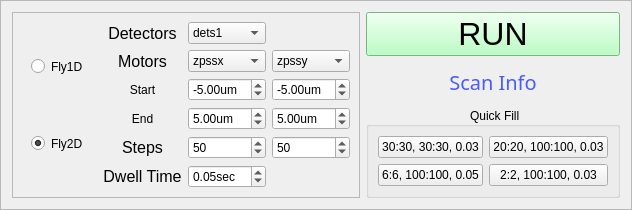
         <widget class="QFrame" name="frame_2">
          <property name="sizePolicy">
           <sizepolicy hsizetype="Preferred" vsizetype="Preferred">
            <horstretch>0</horstretch>
            <verstretch>0</verstretch>
           </sizepolicy>
          </property>
          <property name="frameShape">
           <enum>QFrame::StyledPanel</enum>
          </property>
          <property name="frameShadow">
           <enum>QFrame::Raised</enum>
          </property>
          <layout class="QGridLayout" name="gridLayout_22">
           <item row="2" column="1">
            <widget class="QGroupBox" name="groupBox_2">
             <property name="sizePolicy">
              <sizepolicy hsizetype="Preferred" vsizetype="Preferred">
               <horstretch>0</horstretch>
               <verstretch>0</verstretch>
              </sizepolicy>
             </property>
             <property name="toolTip">
              <string>Quickly fill the selected parameters above</string>
             </property>
             <property name="styleSheet">
              <string notr="true"/>
             </property>
             <property name="title">
              <string> Quick Fill</string>
             </property>
             <property name="alignment">
              <set>Qt::AlignCenter</set>
             </property>
             <layout class="QGridLayout" name="gridLayout_6">
              <item row="1" column="0">
               <layout class="QVBoxLayout" name="verticalLayout_6">
                <item>
                 <widget class="QPushButton" name="pb_3030">
                  <property name="sizePolicy">
                   <sizepolicy hsizetype="Preferred" vsizetype="Fixed">
                    <horstretch>0</horstretch>
                    <verstretch>0</verstretch>
                   </sizepolicy>
                  </property>
                  <property name="text">
                   <string>30:30, 30:30, 0.03</string>
                  </property>
                 </widget>
                </item>
                <item>
                 <widget class="QPushButton" name="pb_66">
                  <property name="sizePolicy">
                   <sizepolicy hsizetype="Preferred" vsizetype="Fixed">
                    <horstretch>0</horstretch>
                    <verstretch>0</verstretch>
                   </sizepolicy>
                  </property>
                  <property name="text">
                   <string>6:6, 100:100, 0.05</string>
                  </property>
                 </widget>
                </item>
               </layout>
              </item>
              <item row="1" column="1">
               <layout class="QVBoxLayout" name="verticalLayout_7">
                <item>
                 <widget class="QPushButton" name="pb_2020">
                  <property name="sizePolicy">
                   <sizepolicy hsizetype="Preferred" vsizetype="Fixed">
                    <horstretch>0</horstretch>
                    <verstretch>0</verstretch>
                   </sizepolicy>
                  </property>
                  <property name="text">
                   <string>20:20, 100:100, 0.03</string>
                  </property>
                 </widget>
                </item>
                <item>
                 <widget class="QPushButton" name="pb_22">
                  <property name="sizePolicy">
                   <sizepolicy hsizetype="Preferred" vsizetype="Fixed">
                    <horstretch>0</horstretch>
                    <verstretch>0</verstretch>
                   </sizepolicy>
                  </property>
                  <property name="text">
                   <string>2:2, 100:100, 0.03</string>
                  </property>
                 </widget>
                </item>
               </layout>
              </item>
             </layout>
            </widget>
           </item>
           <item row="0" column="0" rowspan="3">
            <widget class="QFrame" name="frame_3">
             <property name="sizePolicy">
              <sizepolicy hsizetype="Preferred" vsizetype="Preferred">
               <horstretch>0</horstretch>
               <verstretch>0</verstretch>
              </sizepolicy>
             </property>
             <property name="styleSheet">
              <string notr="true"/>
             </property>
             <property name="frameShape">
              <enum>QFrame::StyledPanel</enum>
             </property>
             <property name="frameShadow">
              <enum>QFrame::Raised</enum>
             </property>
             <layout class="QGridLayout" name="gridLayout_8">
              <item row="1" column="1">
               <widget class="QLabel" name="label_17">
                <property name="sizePolicy">
                 <sizepolicy hsizetype="Preferred" vsizetype="Preferred">
                  <horstretch>0</horstretch>
                  <verstretch>0</verstretch>
                 </sizepolicy>
                </property>
                <property name="font">
                 <font>
                  <family>Segoe UI</family>
                  <pointsize>12</pointsize>
                  <weight>50</weight>
                  <italic>false</italic>
                  <bold>false</bold>
                 </font>
                </property>
                <property name="text">
                 <string>Detectors</string>
                </property>
                <property name="alignment">
                 <set>Qt::AlignCenter</set>
                </property>
               </widget>
              </item>
              <item row="2" column="1">
               <widget class="QLabel" name="label_2">
                <property name="sizePolicy">
                 <sizepolicy hsizetype="Preferred" vsizetype="Preferred">
                  <horstretch>0</horstretch>
                  <verstretch>0</verstretch>
                 </sizepolicy>
                </property>
                <property name="font">
                 <font>
                  <family>Segoe UI</family>
                  <pointsize>12</pointsize>
                  <weight>50</weight>
                  <italic>false</italic>
                  <bold>false</bold>
                 </font>
                </property>
                <property name="text">
                 <string>Motors</string>
                </property>
                <property name="alignment">
                 <set>Qt::AlignCenter</set>
                </property>
               </widget>
              </item>
              <item row="4" column="1">
               <widget class="QLabel" name="label_18">
                <property name="text">
                 <string>End</string>
                </property>
                <property name="alignment">
                 <set>Qt::AlignCenter</set>
                </property>
               </widget>
              </item>
              <item row="4" column="3">
               <widget class="QDoubleSpinBox" name="y_end">
                <property name="sizePolicy">
                 <sizepolicy hsizetype="Preferred" vsizetype="Preferred">
                  <horstretch>0</horstretch>
                  <verstretch>0</verstretch>
                 </sizepolicy>
                </property>
                <property name="toolTip">
                 <string>scan range entry</string>
                </property>
                <property name="suffix">
                 <string notr="true">um</string>
                </property>
                <property name="minimum">
                 <double>-15.000000000000000</double>
                </property>
                <property name="maximum">
                 <double>15.000000000000000</double>
                </property>
                <property name="singleStep">
                 <double>1.000000000000000</double>
                </property>
                <property name="value">
                 <double>5.000000000000000</double>
                </property>
               </widget>
              </item>
              <item row="2" column="2">
               <widget class="QComboBox" name="cb_motor1">
                <property name="sizePolicy">
                 <sizepolicy hsizetype="Preferred" vsizetype="Preferred">
                  <horstretch>0</horstretch>
                  <verstretch>0</verstretch>
                 </sizepolicy>
                </property>
                <property name="toolTip">
                 <string>first motor to scan in 2D and Line scan motor</string>
                </property>
                <item>
                 <property name="text">
                  <string>zpssx</string>
                 </property>
                </item>
                <item>
                 <property name="text">
                  <string>zpssy</string>
                 </property>
                </item>
                <item>
                 <property name="text">
                  <string>zpssz</string>
                 </property>
                </item>
               </widget>
              </item>
              <item row="3" column="2">
               <widget class="QDoubleSpinBox" name="x_start">
                <property name="sizePolicy">
                 <sizepolicy hsizetype="Preferred" vsizetype="Preferred">
                  <horstretch>0</horstretch>
                  <verstretch>0</verstretch>
                 </sizepolicy>
                </property>
                <property name="toolTip">
                 <string>scan range entry</string>
                </property>
                <property name="prefix">
                 <string notr="true"/>
                </property>
                <property name="suffix">
                 <string>um</string>
                </property>
                <property name="minimum">
                 <double>-15.000000000000000</double>
                </property>
                <property name="maximum">
                 <double>15.000000000000000</double>
                </property>
                <property name="singleStep">
                 <double>1.000000000000000</double>
                </property>
                <property name="value">
                 <double>-5.000000000000000</double>
                </property>
               </widget>
              </item>
              <item row="3" column="3">
               <widget class="QDoubleSpinBox" name="y_start">
                <property name="enabled">
                 <bool>true</bool>
                </property>
                <property name="sizePolicy">
                 <sizepolicy hsizetype="Preferred" vsizetype="Preferred">
                  <horstretch>0</horstretch>
                  <verstretch>0</verstretch>
                 </sizepolicy>
                </property>
                <property name="toolTip">
                 <string>scan range entry</string>
                </property>
                <property name="prefix">
                 <string notr="true"/>
                </property>
                <property name="suffix">
                 <string>um</string>
                </property>
                <property name="minimum">
                 <double>-15.000000000000000</double>
                </property>
                <property name="maximum">
                 <double>15.000000000000000</double>
                </property>
                <property name="singleStep">
                 <double>1.000000000000000</double>
                </property>
                <property name="value">
                 <double>-5.000000000000000</double>
                </property>
               </widget>
              </item>
              <item row="5" column="1">
               <widget class="QLabel" name="label_5">
                <property name="sizePolicy">
                 <sizepolicy hsizetype="Preferred" vsizetype="Preferred">
                  <horstretch>0</horstretch>
                  <verstretch>0</verstretch>
                 </sizepolicy>
                </property>
                <property name="font">
                 <font>
                  <family>Segoe UI</family>
                  <pointsize>12</pointsize>
                  <weight>50</weight>
                  <italic>false</italic>
                  <bold>false</bold>
                 </font>
                </property>
                <property name="text">
                 <string>Steps</string>
                </property>
                <property name="textFormat">
                 <enum>Qt::AutoText</enum>
                </property>
                <property name="scaledContents">
                 <bool>false</bool>
                </property>
                <property name="alignment">
                 <set>Qt::AlignCenter</set>
                </property>
               </widget>
              </item>
              <item row="5" column="2">
               <widget class="QSpinBox" name="x_step">
                <property name="sizePolicy">
                 <sizepolicy hsizetype="Preferred" vsizetype="Preferred">
                  <horstretch>0</horstretch>
                  <verstretch>0</verstretch>
                 </sizepolicy>
                </property>
                <property name="toolTip">
                 <string>first motor steps</string>
                </property>
                <property name="minimum">
                 <number>1</number>
                </property>
                <property name="maximum">
                 <number>1000</number>
                </property>
                <property name="singleStep">
                 <number>10</number>
                </property>
                <property name="value">
                 <number>50</number>
                </property>
               </widget>
              </item>
              <item row="5" column="3">
               <widget class="QSpinBox" name="y_step">
                <property name="sizePolicy">
                 <sizepolicy hsizetype="Preferred" vsizetype="Preferred">
                  <horstretch>0</horstretch>
                  <verstretch>0</verstretch>
                 </sizepolicy>
                </property>
                <property name="toolTip">
                 <string>second motor steps</string>
                </property>
                <property name="minimum">
                 <number>1</number>
                </property>
                <property name="maximum">
                 <number>1000</number>
                </property>
                <property name="singleStep">
                 <number>10</number>
                </property>
                <property name="value">
                 <number>50</number>
                </property>
               </widget>
              </item>
              <item row="2" column="3">
               <widget class="QComboBox" name="cb_motor2">
                <property name="sizePolicy">
                 <sizepolicy hsizetype="Preferred" vsizetype="Preferred">
                  <horstretch>0</horstretch>
                  <verstretch>0</verstretch>
                 </sizepolicy>
                </property>
                <property name="toolTip">
                 <string>second motor in 2D</string>
                </property>
                <item>
                 <property name="text">
                  <string>zpssy</string>
                 </property>
                </item>
                <item>
                 <property name="text">
                  <string>zpssx</string>
                 </property>
                </item>
                <item>
                 <property name="text">
                  <string>zpssz</string>
                 </property>
                </item>
               </widget>
              </item>
              <item row="1" column="2">
               <widget class="QComboBox" name="pb_dets">
                <property name="sizePolicy">
                 <sizepolicy hsizetype="Preferred" vsizetype="Preferred">
                  <horstretch>0</horstretch>
                  <verstretch>0</verstretch>
                 </sizepolicy>
                </property>
                <property name="toolTip">
                 <string comment="choose the detector system"/>
                </property>
                <item>
                 <property name="text">
                  <string>dets1</string>
                 </property>
                </item>
                <item>
                 <property name="text">
                  <string>dets2</string>
                 </property>
                </item>
                <item>
                 <property name="text">
                  <string>dets3</string>
                 </property>
                </item>
                <item>
                 <property name="text">
                  <string>dets4</string>
                 </property>
                </item>
                <item>
                 <property name="text">
                  <string>dets_fs</string>
                 </property>
                </item>
               </widget>
              </item>
              <item row="4" column="2">
               <widget class="QDoubleSpinBox" name="x_end">
                <property name="sizePolicy">
                 <sizepolicy hsizetype="Preferred" vsizetype="Preferred">
                  <horstretch>0</horstretch>
                  <verstretch>0</verstretch>
                 </sizepolicy>
                </property>
                <property name="toolTip">
                 <string>scan range entry</string>
                </property>
                <property name="suffix">
                 <string notr="true">um</string>
                </property>
                <property name="minimum">
                 <double>-15.000000000000000</double>
                </property>
                <property name="maximum">
                 <double>15.000000000000000</double>
                </property>
                <property name="singleStep">
                 <double>1.000000000000000</double>
                </property>
                <property name="value">
                 <double>5.000000000000000</double>
                </property>
               </widget>
              </item>
              <item row="3" column="1">
               <widget class="QLabel" name="label_32">
                <property name="text">
                 <string>Start</string>
                </property>
                <property name="alignment">
                 <set>Qt::AlignCenter</set>
                </property>
               </widget>
              </item>
              <item row="6" column="2">
               <widget class="QDoubleSpinBox" name="dwell">
                <property name="sizePolicy">
                 <sizepolicy hsizetype="Preferred" vsizetype="Preferred">
                  <horstretch>0</horstretch>
                  <verstretch>0</verstretch>
                 </sizepolicy>
                </property>
                <property name="toolTip">
                 <string>exposure time per point</string>
                </property>
                <property name="prefix">
                 <string/>
                </property>
                <property name="suffix">
                 <string notr="true">sec</string>
                </property>
                <property name="minimum">
                 <double>0.000000000000000</double>
                </property>
                <property name="maximum">
                 <double>0.500000000000000</double>
                </property>
                <property name="singleStep">
                 <double>0.010000000000000</double>
                </property>
                <property name="value">
                 <double>0.050000000000000</double>
                </property>
               </widget>
              </item>
              <item row="6" column="1">
               <widget class="QLabel" name="label_9">
                <property name="sizePolicy">
                 <sizepolicy hsizetype="Preferred" vsizetype="Preferred">
                  <horstretch>0</horstretch>
                  <verstretch>0</verstretch>
                 </sizepolicy>
                </property>
                <property name="font">
                 <font>
                  <family>Segoe UI</family>
                  <pointsize>12</pointsize>
                  <weight>50</weight>
                  <italic>false</italic>
                  <bold>false</bold>
                 </font>
                </property>
                <property name="text">
                 <string>Dwell Time</string>
                </property>
                <property name="textFormat">
                 <enum>Qt::AutoText</enum>
                </property>
                <property name="scaledContents">
                 <bool>false</bool>
                </property>
                <property name="alignment">
                 <set>Qt::AlignCenter</set>
                </property>
               </widget>
              </item>
              <item row="1" column="0" rowspan="6">
               <widget class="QWidget" name="widget_2" native="true">
                <property name="styleSheet">
                 <string notr="true">font: 14pt &quot;MS Shell Dlg 2&quot;;</string>
                </property>
                <layout class="QVBoxLayout" name="verticalLayout_9">
                 <item>
                  <widget class="QRadioButton" name="rb_1d">
                   <property name="sizePolicy">
                    <sizepolicy hsizetype="Preferred" vsizetype="Preferred">
                     <horstretch>0</horstretch>
                     <verstretch>0</verstretch>
                    </sizepolicy>
                   </property>
                   <property name="toolTip">
                    <string>select for line scan</string>
                   </property>
                   <property name="styleSheet">
                    <string notr="true"/>
                   </property>
                   <property name="text">
                    <string>Fly1D</string>
                   </property>
                   <property name="autoExclusive">
                    <bool>true</bool>
                   </property>
                  </widget>
                 </item>
                 <item>
                  <widget class="QRadioButton" name="rb_2d">
                   <property name="sizePolicy">
                    <sizepolicy hsizetype="Preferred" vsizetype="Preferred">
                     <horstretch>0</horstretch>
                     <verstretch>0</verstretch>
                    </sizepolicy>
                   </property>
                   <property name="toolTip">
                    <string>select for 2D scan</string>
                   </property>
                   <property name="styleSheet">
                    <string notr="true"/>
                   </property>
                   <property name="text">
                    <string>Fly2D</string>
                   </property>
                   <property name="checked">
                    <bool>true</bool>
                   </property>
                   <property name="autoExclusive">
                    <bool>true</bool>
                   </property>
                  </widget>
                 </item>
                </layout>
               </widget>
              </item>
             </layout>
            </widget>
           </item>
           <item row="1" column="1">
            <layout class="QVBoxLayout" name="verticalLayout_5">
             <item>
              <widget class="QLabel" name="label_scan_info_calc">
               <property name="sizePolicy">
                <sizepolicy hsizetype="Preferred" vsizetype="Preferred">
                 <horstretch>0</horstretch>
                 <verstretch>0</verstretch>
                </sizepolicy>
               </property>
               <property name="font">
                <font>
                 <family>Modern No. 20</family>
                 <pointsize>15</pointsize>
                 <weight>50</weight>
                 <italic>false</italic>
                 <bold>false</bold>
                </font>
               </property>
               <property name="styleSheet">
                <string notr="true">color: rgb(73, 91, 255);
font: 15pt &quot;Modern No. 20&quot;;


</string>
               </property>
               <property name="text">
                <string>Scan Info</string>
               </property>
               <property name="alignment">
                <set>Qt::AlignCenter</set>
               </property>
              </widget>
             </item>
            </layout>
           </item>
           <item row="0" column="1">
            <widget class="QPushButton" name="start">
             <property name="sizePolicy">
              <sizepolicy hsizetype="Preferred" vsizetype="Preferred">
               <horstretch>0</horstretch>
               <verstretch>0</verstretch>
              </sizepolicy>
             </property>
             <property name="font">
              <font>
               <family>MS Shell Dlg 2</family>
               <pointsize>24</pointsize>
               <weight>50</weight>
               <italic>false</italic>
               <bold>false</bold>
              </font>
             </property>
             <property name="toolTip">
              <string>excetute the scan plan</string>
             </property>
             <property name="autoFillBackground">
              <bool>false</bool>
             </property>
             <property name="styleSheet">
              <string notr="true">QPushButton {
	background-color: rgb(167, 255, 180);
	
	font: 24pt &quot;MS Shell Dlg 2&quot;;
	}

QPushButton:hover{ 
	background-color: rgb(255, 255, 0); 
	}

QPushButton:pressed{ 
	background-color: rgb(0, 255, 0); 
	}



</string>
             </property>
             <property name="text">
              <string>RUN</string>
             </property>
            </widget>
           </item>
          </layout>
         </widget>
